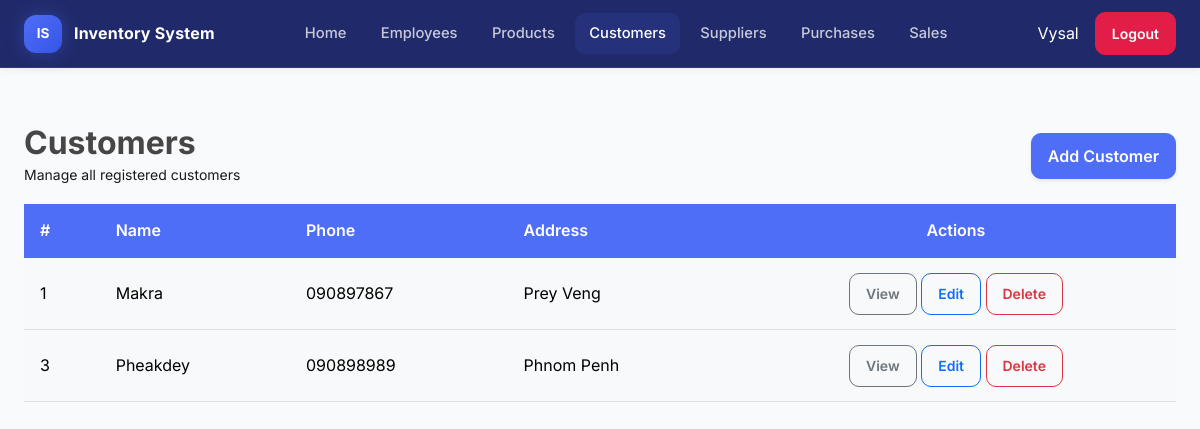
The app's page /customers/ (signed in) with its own data.
### customers/models.py (models this page shows, shortened)
class Customer(models.Model):
    name = models.CharField(max_length=100)
    phone = models.CharField(max_length=20)
    address = models.TextField(blank=True)
    class Meta:
        ordering = ["name"]

### customers/views.py (the view)
# urls.py: path("", views.customer_list, name="customer_list"),
@login_required
def customer_list(request):
    customers = Customer.objects.all()
    return render(request, "customers/customer_list.html", {"customers": customers})

### templates/customers/customer_list.html (shortened to what this page needs)
{% extends "base.html" %}
{% block content %}
<div class="container">
  <div class="d-flex justify-content-between align-items-center my-3">
    <div>
      <h2 class="mb-0">Customers</h2>
      <small class="text-muted">Manage all registered customers</small>
    </div>
    <a href="{% url 'customer_create' %}" class="btn btn-primary shadow-sm">
      Add Customer
    </a>
  </div>
  <table class="table table-light table-hover align-middle">
    <thead>
      <tr>
        <th>#</th>
        <th>Name</th>
        <th>Phone</th>
        <th>Address</th>
        <th class="text-center">Actions</th>
      </tr>
    </thead>
    <tbody>
      {% for customer in customers %}
      <tr>
        <td data-label="#">
          <span class="fw-semibold">{{ customer.id }}</span>
        </td>
        <td data-label="Name">
          <span class="fw-semibold">{{ customer.name }}</span>
        </td>
        <td data-label="Phone">
          {{ customer.phone }}
        </td>
        <td data-label="Address">
          {{ customer.address }}
        </td>
        <td data-label="Actions" class="text-center">
          <a href="{% url 'customer_detail' customer.id %}"
             class="btn btn-sm btn-outline-secondary">
            View
          </a>
          <a href="{% url 'customer_update' customer.id %}"
             class="btn btn-sm btn-outline-primary">
            Edit
          </a>
          <a href="{% url 'customer_delete' customer.id %}"
             class="btn btn-sm btn-outline-danger">
            Delete
          </a>
        </td>
      </tr>
      {% empty %}
      <tr>
        <td colspan="5" class="text-center text-muted py-4">
          No customers yet.
        </td>
      </tr>
      {% endfor %}
    </tbody>
  </table>
</div>
{% endblock %}

### templates/partials/_navbar.html (shortened to what this page needs)
{% load static %}
 <nav class="navbar" role="navigation" aria-label="Main navigation">
    <a class="brand" href="{% url 'dashboard_home' %}">
      <div class="logo">IS</div>
      <span class="app-name">Inventory System</span>
    </a>
    <ul class="links" role="list">
      <li><a class="nav-link" href="{% url 'dashboard_home' %}">Home</a></li>
      <li><a class="nav-link" href="{% url 'employee_list' %}">Employees</a></li>
      <li><a class="nav-link" href="{% url 'product_list' %}">Products</a></li>
      <li><a class="nav-link" href="{% url 'customer_list' %}">Customers</a></li>
      <li><a class="nav-link" href="{% url 'supplier_list' %}">Suppliers</a></li>
      <li><a class="nav-link" href="{% url 'purchase_list' %}">Purchases</a></li>
      <li><a class="nav-link" href="{% url 'order_list' %}">Sales</a></li>
    </ul>
    <div class="actions">
      {% if user.is_authenticated %}
        <span class="me-2 text-white">{{ user.username }}</span>
        <form method="post" action="{% url 'logout' %}" class="d-inline">
          <button type="submit" class="btn btn-sm btn-danger d-none d-lg-inline-block">Logout</button>
        </form>
      {% else %}
        <a href="{% url 'login' %}" class="btn btn-sm btn-primary d-none d-lg-inline-block">Login</a>
      {% endif %}
    </div>
  </nav>

### static/css/style.css (style rules this page uses)
:root { --primary: #4f6ef7; --primary-dark: #3555e6; --primary-soft: rgba(79, 110, 247, 0.12); --success: #16a34a; --danger: #e11d48; --warning: #f59e0b; --info: #0ea5e9; --nav-bg1: #ffffff; --nav-bg: #040f57e1; --nav-border: rgba(255, 255, 255, 0.08); --nav-link: rgba(255, 255, 255, 0.75); --nav-link-hover: #ffffff; --body-bg: #f8fafc; --surface: #ffffff; --surface-2: #f1f5f9; --text: #474646; --text-muted: #1a1a1a; --border: #e2e8f0; --radius: 14px; --radius-sm: 10px; --shadow-sm: 0 2px 8px rgba(15, 23, 42, 0.06); --shadow-md: 0 10px 30px rgba(15, 23, 42, 0.08); --navbar-height: 68px; --font-main: 'Inter', -apple-system, BlinkMacSystemFont, 'Segoe UI', sans-serif; }
* { box-sizing: border-box; }
html { scroll-behavior: smooth; }
body { margin: 0; padding: 0; font-family: var(--font-main); background: var(--body-bg); color: var(--text); line-height: 1.6; }
a { color: inherit; }
h1, h2, h3, h4, h5, h6 { font-weight: 700; color: var(--text); margin-top: 0; }
.container, .container-fluid { padding-top: 1rem; padding-bottom: 1rem; }
.navbar { display: flex; align-items: center; justify-content: space-between; gap: 1rem; height: var(--navbar-height); padding: 0 1.5rem; background: var(--nav-bg); border-bottom: 1px solid var(--nav-border); position: sticky; width: 100% !important; top: 0; z-index: 1000; box-shadow: var(--shadow-sm); }
.brand { display: flex; align-items: center; gap: 0.75rem; text-decoration: none; flex-shrink: 0; }
.logo { width: 38px; height: 38px; border-radius: 12px; background: linear-gradient(135deg, var(--primary), var(--primary-dark)); color: white; display: flex; align-items: center; justify-content: center; font-size: 0.85rem; font-weight: 700; box-shadow: 0 0px 18px rgba(79, 110, 247, 0.35); }
.app-name { font-size: 1rem; font-weight: 700; color: #ffffff; letter-spacing: 0.2px; }
.links { display: flex; align-items: center; gap: 0.35rem; list-style: none; margin: 0; padding: 0; }
.nav-link { display: flex; align-items: center; gap: 0.5rem; padding: 0.55rem 0.9rem; border-radius: 10px; color: var(--nav-link); text-decoration: none; font-size: 0.92rem; font-weight: 500; transition: all 0.2s ease; }
.nav-link--active { background: var(--primary-soft); color: #ffffff; }
.actions { display: flex; align-items: center; gap: 0.5rem; flex-shrink: 0; }
.table { margin-bottom: 0; vertical-align: middle; }
.table thead th { background: var(--primary); color: #ffffff; border: none; font-weight: 600; }
.table td, .table th { padding: 0.9rem 1rem; }
.table tbody tr { transition: background 0.15s ease; }
.btn { border-radius: 10px; font-weight: 600; padding: 0.6rem 1rem; transition: all 0.2s ease; }
.btn-primary { background: var(--primary); border-color: var(--primary); }
.btn-danger { background: var(--danger); border-color: var(--danger); }
.container, .container-fluid { width: 100%; max-width: 100%; margin: 0 auto; }
.text-muted { color: var(--text-muted) !important; }

### records on screen
Customer: id "1", name "Makra", phone "090897867", address "Prey Veng"
Customer: id "3", name "Pheakdey", phone "090898989", address "Phnom Penh"

### other values on screen
{{ user.username }} "Vysal"
